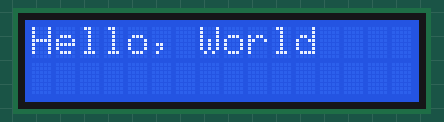
The sketch below on a simulated Arduino Uno, built with avr-gcc and run on an emulated ATmega328P. On the bench: 16×2 character LCD.

Above: at 0.1 s.
At 5.1 s:
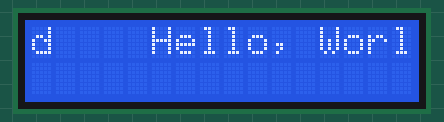
At 9.1 s:
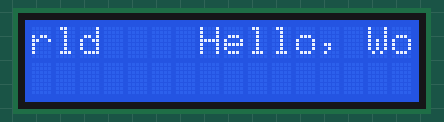
At 13.1 s:
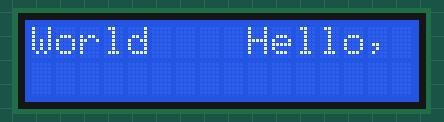
At 19.1 s:
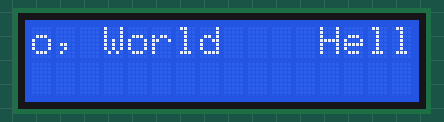
At 38.2 s:
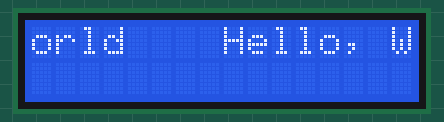

Measured:
- what the display in image 1 shows lasts 2.0 s, from 5.1 s to 7.1 s

The sketch:

sketch_mar19i.ino
```cpp
#include <LiquidCrystal.h>

LiquidCrystal lcd(4, 6, 10, 11, 12, 13);
// Hello라는 글자가 오른쪽으로 움직이도록 하십시오.
// 오른쪽 끝에 가면 마지막 글자가 왼쪽 앞에 나타나서 계속 진행되게 하십시오.

String movingStr = "Hello, World";
char z = ' ';

void setup() {
  // put your setup code here, to run once:
  Serial.begin(9600);
  lcd.begin(16,2);
}

void loop() {
  // put your main code here, to run repeatedly:
  for (int i = 0; i < 16; i++) {
    lcd.setCursor(i-1, 0);
    lcd.print(z);
    lcd.setCursor(i, 0);
    lcd.print(movingStr);

    // 인덱스가 0이라는 의미는 문자열이 처음 시작했거나 한 바퀴 돌았다는 의미이므로
    // 마지막에 남은 글자 한 자를 공백으로 치환한다.
    if (i == 0) {
      lcd.setCursor(15, 0);
      lcd.print(z);
    }

    // 출력할 글자가 누락되기 시작하는 인덱스에 도달하면
    // 누락된 글자를 0,0 부터 출력한다.
    if (i > 16 - movingStr.length()) {

      lcd.setCursor(0, 0);
      lcd.print(movingStr.substring(16-i));

      delay(1000);

//      for (int j = 0; j < i; j++) {
//        lcd.setCursor(j, 0);
//        lcd.print(z);
//      }

    }

    delay(1000);

  }

}
```
